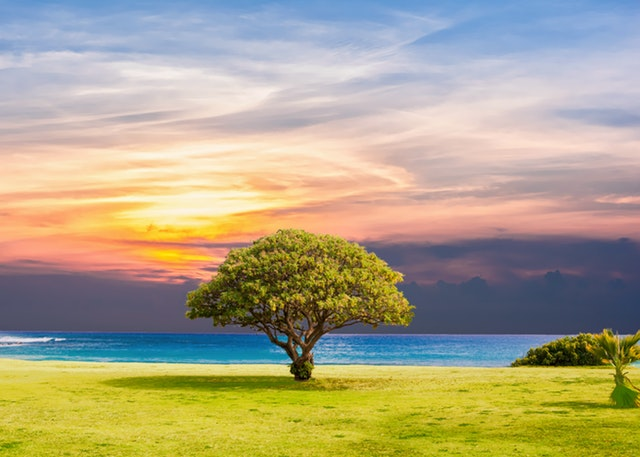
//> input picture saltandmid/tree.jpg, 640 x 457 px
$ ./main   (built with g++ and OpenCV 4)
//> lines starting //> are read from the running program, lines starting //| are printed output that depends on the picture; after the words box and inside, x2 and y2 are one past the last pixel; in counts of white or black regions, pixels touching at a corner belong together
#include <iostream>
#include <opencv2/core/core.hpp>
#include <opencv2/highgui/highgui.hpp>
#include <opencv2/imgproc/imgproc.hpp>
#include<random>
#include <algorithm>

using namespace cv;
using namespace std;

void salt(Mat img, float n)
{
	int x, y;

	random_device rand{};//亂數種子
	default_random_engine gen{rand()};//亂數產生器
	uniform_int_distribution<int> row(0, img.rows - 1);//row亂數分布
	uniform_int_distribution<int> col(0, img.cols - 1);//col亂數分布

	n = n * img.rows * img.cols;//雜訊數量

	for (int i = 0; i < n; i++)
	{
		x = row(gen);//產生雜訊座標
		y = col(gen);
		img.at<Vec3b>(x, y) = Vec3b(255, 255, 255);//將雜訊座標改成白色
	}

}

uchar sortandmid(uchar a, uchar b, uchar c, uchar d, uchar e, uchar f, uchar g, uchar h, uchar i) {

	uchar mask[9] = { a,b,c,d,e,f,g,h,i };
	sort(mask, mask + 9);

	return mask[4];
}

Mat midfilter(Mat src) {

	Mat img(src.rows + 2, src.cols + 2, CV_8UC3, Scalar(0));//產生比原圖多一圈邊緣的圖
	Mat temp(size(img), CV_8UC3);//儲存中值濾波後的圖
	Mat dst;//儲存中值濾波後去邊緣的圖
	Mat imgROI = img(Rect(1, 1, src.cols, src.rows));
	addWeighted(src, 1, imgROI, 0, 0, imgROI);//將原圖貼到img中央空出邊緣

	img.at<Vec3b>(0, 0) = img.at<Vec3b>(1, 1);//將補的邊緣做鏡射
	img.at<Vec3b>(0, img.cols - 1) = img.at<Vec3b>(1, img.cols - 2);
	img.at<Vec3b>(img.rows - 1, 0) = img.at<Vec3b>(img.rows - 2, 1);
	img.at<Vec3b>(img.rows - 1, img.cols - 1) = img.at<Vec3b>(img.rows - 2, img.cols - 2);

	for (int i = 1; i < img.cols - 1; i++) img.at<Vec3b>(0, i) = img.at<Vec3b>(1, i);
	for (int i = 1; i < img.rows - 1; i++) img.at<Vec3b>(i, img.cols - 1) = img.at<Vec3b>(i, img.cols - 2);
	for (int i = 1; i < img.cols - 1; i++) img.at<Vec3b>(img.rows - 1, i) = img.at<Vec3b>(img.rows - 2, i);
	for (int i = 1; i < img.rows - 1; i++) img.at<Vec3b>(i, 0) = img.at<Vec3b>(i, 1);

	for (int i = 0; i < img.rows; i++) {//對img做中值濾波，存在temp
		for (int j = 0; j < img.cols; j++) {
			if (i == 0 || j == 0 || i == img.rows - 1 || j == img.cols - 1)//補的邊不動
				temp.at<Vec3b>(i, j) = img.at<Vec3b>(i, j);
			else {//原圖範圍取中值
				temp.at<Vec3b>(i, j)[0] = sortandmid(img.at<Vec3b>(i - 1, j - 1)[0], img.at<Vec3b>(i - 1, j)[0], img.at<Vec3b>(i - 1, j + 1)[0], img.at<Vec3b>(i, j - 1)[0], img.at<Vec3b>(i, j)[0], img.at<Vec3b>(i, j + 1)[0], img.at<Vec3b>(i + 1, j - 1)[0], img.at<Vec3b>(i + 1, j)[0], img.at<Vec3b>(i + 1, j + 1)[0]);
				temp.at<Vec3b>(i, j)[1] = sortandmid(img.at<Vec3b>(i - 1, j - 1)[1], img.at<Vec3b>(i - 1, j)[1], img.at<Vec3b>(i - 1, j + 1)[1], img.at<Vec3b>(i, j - 1)[1], img.at<Vec3b>(i, j)[1], img.at<Vec3b>(i, j + 1)[1], img.at<Vec3b>(i + 1, j - 1)[1], img.at<Vec3b>(i + 1, j)[1], img.at<Vec3b>(i + 1, j + 1)[1]);
				temp.at<Vec3b>(i, j)[2] = sortandmid(img.at<Vec3b>(i - 1, j - 1)[2], img.at<Vec3b>(i - 1, j)[2], img.at<Vec3b>(i - 1, j + 1)[2], img.at<Vec3b>(i, j - 1)[2], img.at<Vec3b>(i, j)[2], img.at<Vec3b>(i, j + 1)[2], img.at<Vec3b>(i + 1, j - 1)[2], img.at<Vec3b>(i + 1, j)[2], img.at<Vec3b>(i + 1, j + 1)[2]);
			}
		}
	}

	dst = temp(Rect(1, 1, src.cols, src.rows));//去除之前補的邊緣
	return dst;
}

double psnr(Mat img1, Mat img2) {//MSE=(sigma(|(img1-img2)|^2))/row*col, PSNR=10*log(maxI^2/MSE)

	Mat temp;
	absdiff(img1, img2, temp);//|(img1-img2)|
	temp.convertTo(temp, CV_32F);//轉成32bit避免平方溢位
	temp = temp.mul(temp);//平方
	Scalar s = sum(temp);//加總
	double MSE = (s.val[0] + s.val[1] + s.val[2]) / (double)(temp.rows * temp.cols * 3);
	double psnr = 10 * log((255 * 255) / MSE);

	return  psnr;
}

int main()
{
	Mat ori = imread("tree.jpg", 1);
//> ori is the input picture: 457 rows x 640 cols, CV_8UC3; mean B, G, R 133.7, 164.2, 173
	Mat img10, img20, img30;

	ori.copyTo(img10);
	ori.copyTo(img20);
	ori.copyTo(img30);

	namedWindow("original");
	imshow("original", ori);


	salt(img10, 0.1);//加入雜訊
//> after the loop in salt, `for (int i = 0; i < n; i++)`: img: 457 rows x 640 cols, CV_8UC3; 9.52% of pixels changed, all inside (x1, y1, x2, y2) = (0, 0, 640, 457)
	salt(img20, 0.2);
	salt(img30, 0.3);

	img10 = midfilter(img10);//中值濾波
//> in midfilter, `img.at<Vec3b>(0, 0) = img.at<Vec3b>(1, 1);`: img: 459 rows x 642 cols, CV_8UC3; mean B, G, R 144.1, 171.6, 179.5
//> in midfilter, `img.at<Vec3b>(0, img.cols - 1) = img.at<Vec3b>(1, img.cols - 2);`: img: 459 rows x 642 cols, CV_8UC3; mean B, G, R 144.1, 171.6, 179.5
//> in midfilter, `img.at<Vec3b>(img.rows - 1, 0) = img.at<Vec3b>(img.rows - 2, 1);`: img: 459 rows x 642 cols, CV_8UC3; mean B, G, R 144.1, 171.6, 179.5
//> in midfilter, `img.at<Vec3b>(img.rows - 1, img.cols - 1) = img.at<Vec3b>(img.rows - 2..`: img: 459 rows x 642 cols, CV_8UC3; mean B, G, R 144.1, 171.6, 179.5
//> after the loop in midfilter, `for (int i = 1; i < img.cols - 1; i++) img.at<Vec3b>(0, i) = img.at<Ve..`: img: 459 rows x 642 cols, CV_8UC3; mean B, G, R 144.6, 171.9, 179.8
//> after the loop in midfilter, `for (int i = 1; i < img.rows - 1; i++) img.at<Vec3b>(i, img.cols - 1) ..`: img: 459 rows x 642 cols, CV_8UC3; mean B, G, R 144.8, 172.2, 180
//> after the loop in midfilter, `for (int i = 1; i < img.cols - 1; i++) img.at<Vec3b>(img.rows - 1, i) ..`: img: 459 rows x 642 cols, CV_8UC3; mean B, G, R 144.9, 172.6, 180.4
//> after the loop in midfilter, `for (int i = 1; i < img.rows - 1; i++) img.at<Vec3b>(i, 0) = img.at<Ve..`: img: 459 rows x 642 cols, CV_8UC3; mean B, G, R 145.1, 172.9, 180.7
	img20 = midfilter(img20);
//> in midfilter (call 2), `img.at<Vec3b>(0, 0) = img.at<Vec3b>(1, 1);`: img: 459 rows x 642 cols, CV_8UC3; mean B, G, R 154.5, 179.3, 186.5
//> in midfilter (call 2), `img.at<Vec3b>(0, img.cols - 1) = img.at<Vec3b>(1, img.cols - 2);`: img: 459 rows x 642 cols, CV_8UC3; mean B, G, R 154.5, 179.3, 186.5
//> in midfilter (call 2), `img.at<Vec3b>(img.rows - 1, 0) = img.at<Vec3b>(img.rows - 2, 1);`: img: 459 rows x 642 cols, CV_8UC3; mean B, G, R 154.5, 179.3, 186.5
//> in midfilter (call 2), `img.at<Vec3b>(img.rows - 1, img.cols - 1) = img.at<Vec3b>(img.rows - 2..`: img: 459 rows x 642 cols, CV_8UC3; mean B, G, R 154.5, 179.3, 186.5
//> after the loop in midfilter (call 2), `for (int i = 1; i < img.cols - 1; i++) img.at<Vec3b>(0, i) = img.at<Ve..`: img: 459 rows x 642 cols, CV_8UC3; mean B, G, R 155, 179.7, 186.8
//> after the loop in midfilter (call 2), `for (int i = 1; i < img.rows - 1; i++) img.at<Vec3b>(i, img.cols - 1) ..`: img: 459 rows x 642 cols, CV_8UC3; mean B, G, R 155.2, 179.9, 187
//> after the loop in midfilter (call 2), `for (int i = 1; i < img.cols - 1; i++) img.at<Vec3b>(img.rows - 1, i) ..`: img: 459 rows x 642 cols, CV_8UC3; mean B, G, R 155.3, 180.3, 187.4
//> after the loop in midfilter (call 2), `for (int i = 1; i < img.rows - 1; i++) img.at<Vec3b>(i, 0) = img.at<Ve..`:
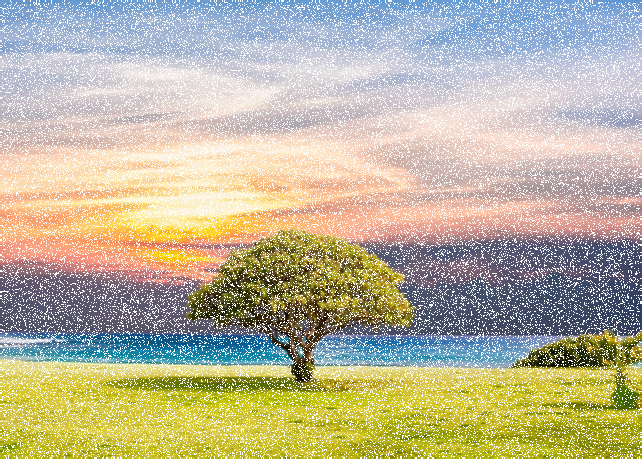
//> img: 459 rows x 642 cols, CV_8UC3; mean B, G, R 155.6, 180.6, 187.7
	img30 = midfilter(img30);
//> in midfilter (call 3), `img.at<Vec3b>(0, 0) = img.at<Vec3b>(1, 1);`: img: 459 rows x 642 cols, CV_8UC3; mean B, G, R 163.9, 186.3, 192.8
//> in midfilter (call 3), `img.at<Vec3b>(0, img.cols - 1) = img.at<Vec3b>(1, img.cols - 2);`: img: 459 rows x 642 cols, CV_8UC3; mean B, G, R 163.9, 186.3, 192.8
//> in midfilter (call 3), `img.at<Vec3b>(img.rows - 1, 0) = img.at<Vec3b>(img.rows - 2, 1);`: img: 459 rows x 642 cols, CV_8UC3; mean B, G, R 163.9, 186.3, 192.8
//> in midfilter (call 3), `img.at<Vec3b>(img.rows - 1, img.cols - 1) = img.at<Vec3b>(img.rows - 2..`: img: 459 rows x 642 cols, CV_8UC3; mean B, G, R 163.9, 186.3, 192.8
//> after the loop in midfilter (call 3), `for (int i = 1; i < img.cols - 1; i++) img.at<Vec3b>(0, i) = img.at<Ve..`:
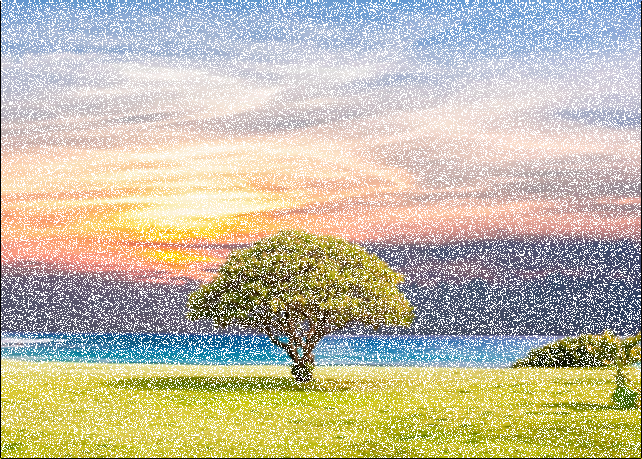
//> img: 459 rows x 642 cols, CV_8UC3; mean B, G, R 164.4, 186.7, 193.1
//> after the loop in midfilter (call 3), `for (int i = 1; i < img.rows - 1; i++) img.at<Vec3b>(i, img.cols - 1) ..`:
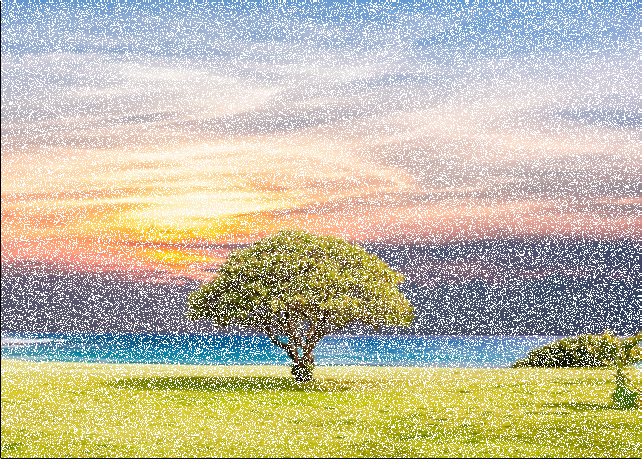
//> img: 459 rows x 642 cols, CV_8UC3; 0.16% of pixels changed, all inside (x1, y1, x2, y2) = (641, 1, 642, 458)
//> after the loop in midfilter (call 3), `for (int i = 1; i < img.cols - 1; i++) img.at<Vec3b>(img.rows - 1, i) ..`:
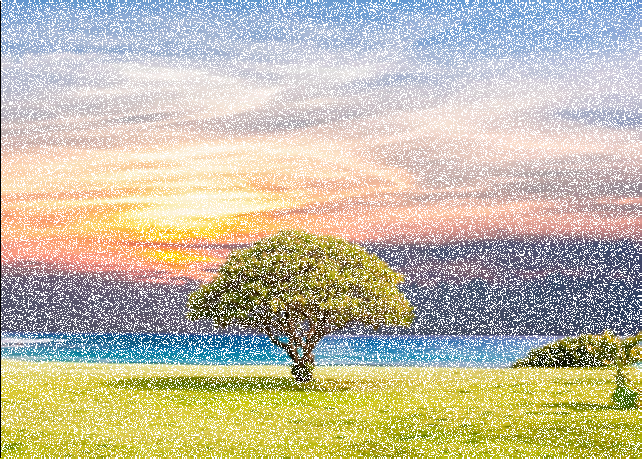
//> img: 459 rows x 642 cols, CV_8UC3; 0.22% of pixels changed, all inside (x1, y1, x2, y2) = (1, 458, 641, 459)
//> after the loop in midfilter (call 3), `for (int i = 1; i < img.rows - 1; i++) img.at<Vec3b>(i, 0) = img.at<Ve..`:
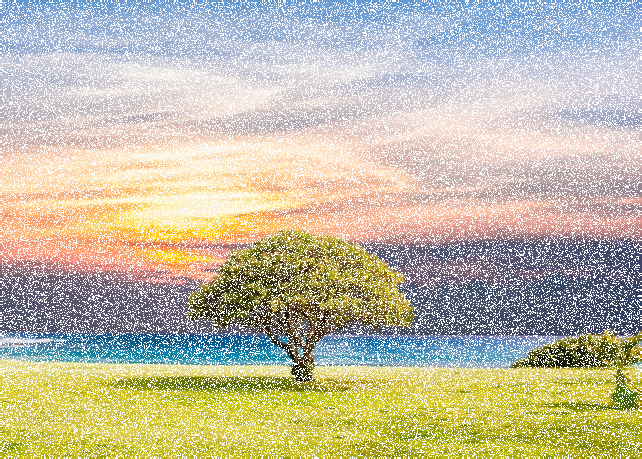
//> img: 459 rows x 642 cols, CV_8UC3; 0.16% of pixels changed, all inside (x1, y1, x2, y2) = (0, 1, 1, 458)

	namedWindow("result10%");
	imshow("result10%", img10);

	namedWindow("result20%");
	imshow("result20%", img20);

	namedWindow("result30%");
	imshow("result30%", img30);

	cout << "original and salt10% PSNR=" << psnr(ori, img10) << endl;
//> in psnr, `Scalar s = sum(temp);`: s = Scalar(13625461, 12198477, 13464505)
//> in psnr, `double MSE = (s.val[0] + s.val[1] + s.val[2]) / (double)(temp.rows * t..`: MSE = 44.78
//> in psnr, `double psnr = 10 * log((255 * 255) / MSE);`: psnr = 72.81
//| original and salt10% PSNR=72.8085
	cout << "original and salt20% PSNR=" << psnr(ori, img20) << endl;
//> in psnr (call 2), `temp = temp.mul(temp);`:
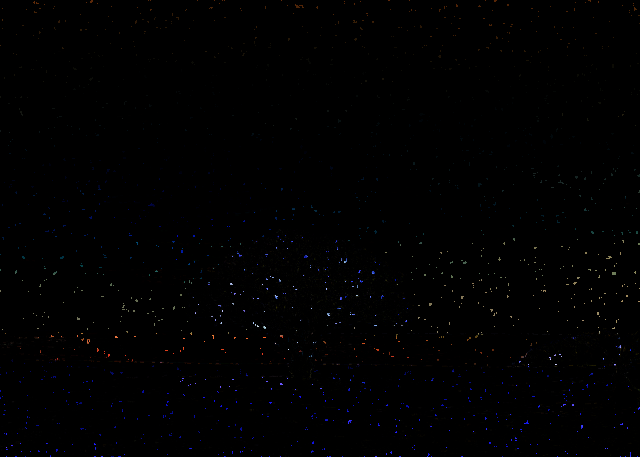
//> temp: 457 rows x 640 cols, CV_32FC3; mean B, G, R 293.1, 187.5, 200.2; drawn with min black and max white
//> in psnr (call 2), `Scalar s = sum(temp);`: s = Scalar(85777412, 54880665, 58605448)
//> in psnr (call 2), `double MSE = (s.val[0] + s.val[1] + s.val[2]) / (double)(temp.rows * t..`: MSE = 227.1
//> in psnr (call 2), `double psnr = 10 * log((255 * 255) / MSE);`: psnr = 56.57
//| original and salt20% PSNR=56.5715
	cout << "original and salt30% PSNR=" << psnr(ori, img30) << endl;
//> in psnr (call 3), `temp = temp.mul(temp);`:
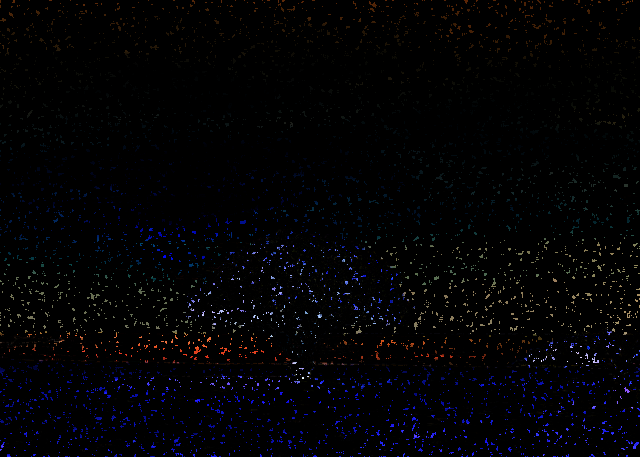
//> temp: 457 rows x 640 cols, CV_32FC3; mean B, G, R 1181.5, 657.1, 692.2; drawn with min black and max white
//> in psnr (call 3), `Scalar s = sum(temp);`: s = Scalar(345582786, 192231743, 202505534)
//> in psnr (call 3), `double MSE = (s.val[0] + s.val[1] + s.val[2]) / (double)(temp.rows * t..`: MSE = 843.7
//> in psnr (call 3), `double psnr = 10 * log((255 * 255) / MSE);`: psnr = 43.45
//| original and salt30% PSNR=43.447

	waitKey(0);
	destroyAllWindows();

	return 0;
}

$ run again, with saltandmid/sun.jpg copied over saltandmid/tree.jpg
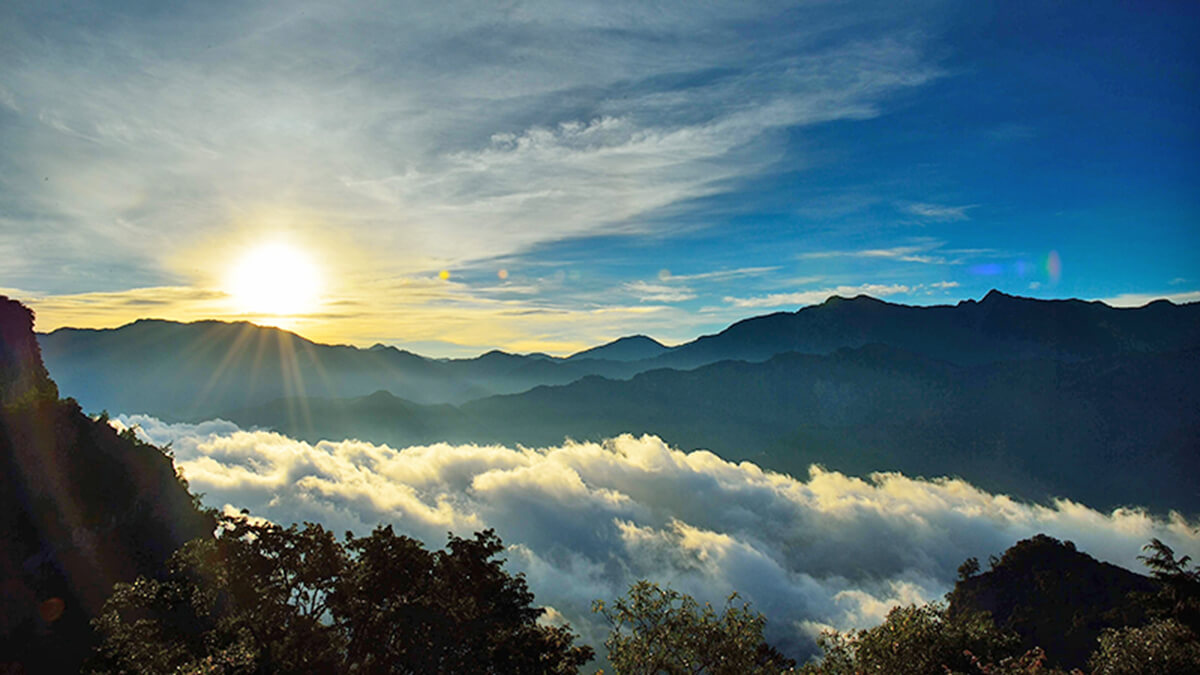
//> input picture saltandmid/sun.jpg, 1200 x 675 px
//> ori is the input picture: 675 rows x 1200 cols, CV_8UC3; mean B, G, R 118, 112.7, 90.5
//> after the loop in salt (call 2), `for (int i = 0; i < n; i++)`:
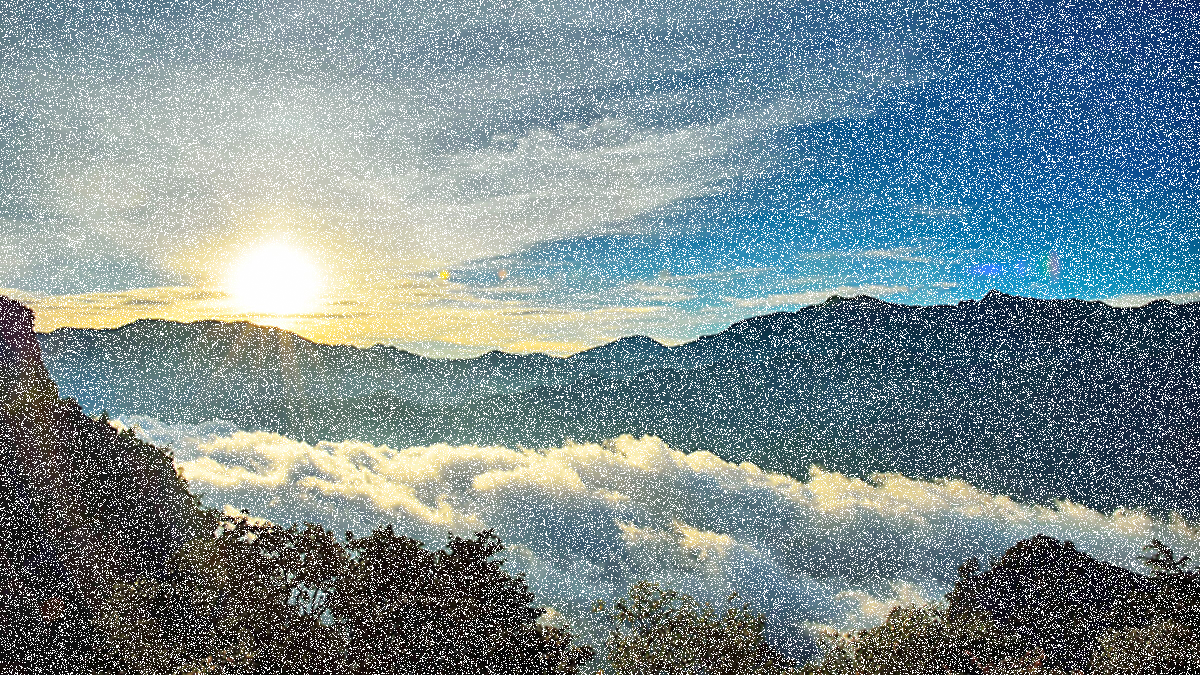
//> img: 675 rows x 1200 cols, CV_8UC3; 18.13% of pixels changed, all inside (x1, y1, x2, y2) = (0, 0, 1200, 675)
//> after the loop in midfilter, `for (int i = 1; i < img.rows - 1; i++) img.at<Vec3b>(i, img.cols - 1) ..`:
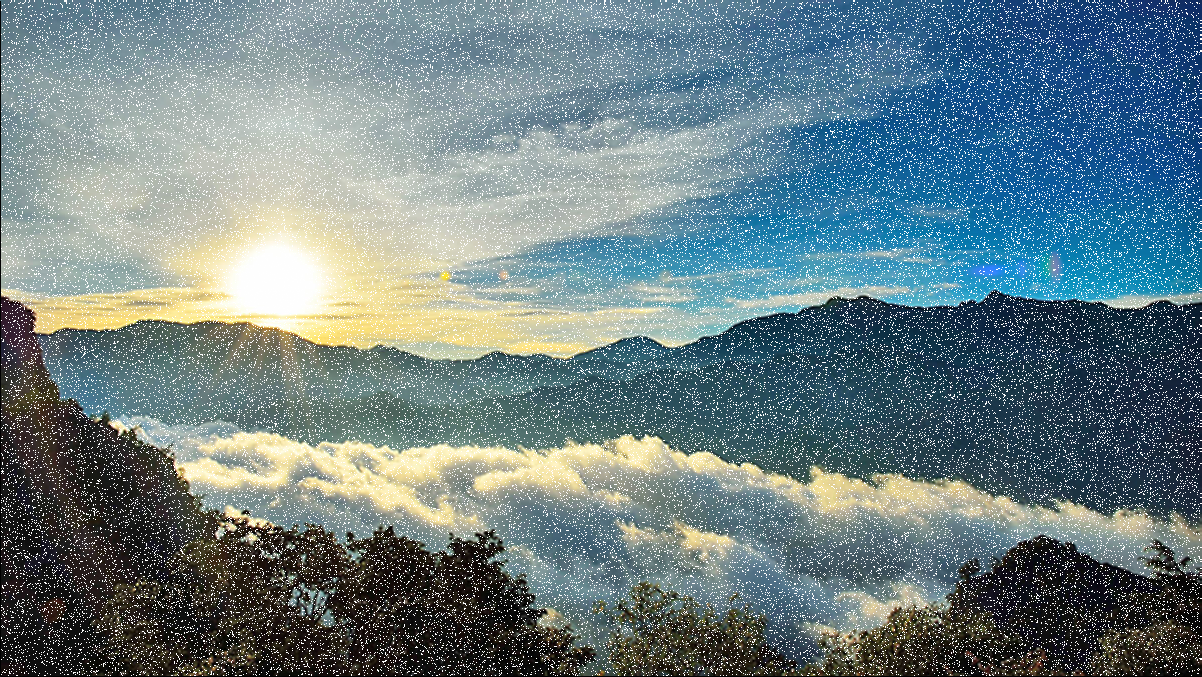
//> img: 677 rows x 1202 cols, CV_8UC3; mean B, G, R 130.7, 126, 105.8
//> s = Scalar(24588348, 26767877, 31568902)
//> MSE = 34.13
//> psnr = 75.52
//| original and salt10% PSNR=75.5248
//| original and salt20% PSNR=51.6669
//| original and salt30% PSNR=37.5626
